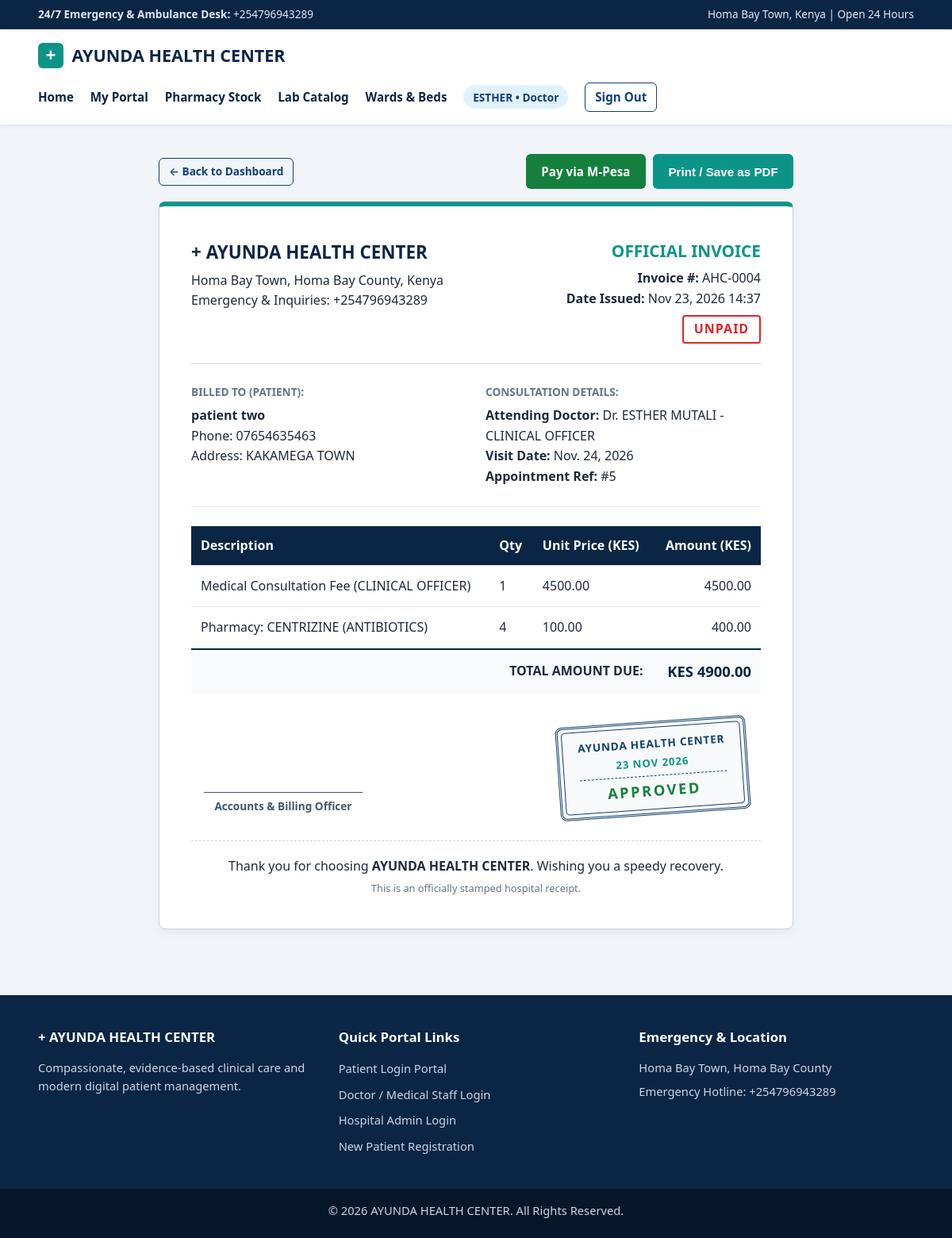
Page /invoice/4/ (signed in) on the committed database.
### accounts/models.py (models this page shows, shortened)
class User(AbstractUser):
    class Role(models.TextChoices):
        ADMIN = 'ADMIN', 'Admin'
        DOCTOR = 'DOCTOR', 'Doctor'
        PATIENT = 'PATIENT', 'Patient'
    role = models.CharField(
        max_length=15,
        choices=Role.choices,
        default=Role.PATIENT
    )
    phone_number = models.CharField(max_length=15, blank=True, null=True)

class PatientProfile(models.Model):
    user = models.OneToOneField(User, on_delete=models.CASCADE, related_name='patient_profile')
    date_of_birth = models.DateField(blank=True, null=True)
    blood_group = models.CharField(max_length=5, blank=True, null=True)
    emergency_contact = models.CharField(max_length=15, blank=True, null=True)
    address = models.TextField(blank=True, null=True)
    is_approved = models.BooleanField(default=False)

class DoctorProfile(models.Model):
    user = models.OneToOneField(User, on_delete=models.CASCADE, related_name='doctor_profile')
    specialization = models.CharField(max_length=100)
    license_number = models.CharField(max_length=50, unique=True)
    consultation_fee = models.DecimalField(max_digits=10, decimal_places=2, default=0.00)
    is_approved = models.BooleanField(default=True)
    def __str__(self):
        return f"Dr. {self.user.get_full_name() or self.user.username} - {self.specialization}"

### hospital/models.py (models this page shows, shortened)
class Bill(models.Model):
    appointment = models.OneToOneField(Appointment, on_delete=models.CASCADE, related_name='bill')
    consultation_fee = models.DecimalField(max_digits=10, decimal_places=2)
    medication_charges = models.DecimalField(max_digits=10, decimal_places=2, default=0.00)
    total_amount = models.DecimalField(max_digits=10, decimal_places=2)
    is_paid = models.BooleanField(default=False)
    mpesa_receipt_number = models.CharField(max_length=50, blank=True, null=True)
    mpesa_checkout_id = models.CharField(max_length=100, blank=True, null=True)
    mpesa_phone = models.CharField(max_length=15, blank=True, null=True)
    generated_at = models.DateTimeField(auto_now_add=True)

class Appointment(models.Model):
    class Status(models.TextChoices):
        PENDING = 'PENDING', 'Pending'
        APPROVED = 'APPROVED', 'Approved'
        COMPLETED = 'COMPLETED', 'Completed'
        CANCELLED = 'CANCELLED', 'Cancelled'
    patient = models.ForeignKey(PatientProfile, on_delete=models.CASCADE, related_name='appointments')
    doctor = models.ForeignKey(DoctorProfile, on_delete=models.CASCADE, related_name='appointments')
    appointment_date = models.DateField()
    time_slot = models.TimeField()
    symptoms = models.TextField()
    status = models.CharField(
        max_length=15,
        choices=Status.choices,
        default=Status.PENDING
    )
    created_at = models.DateTimeField(auto_now_add=True)
    class Meta:
        ordering = ['-appointment_date', '-time_slot']

class DispensedMedicine(models.Model):
    appointment = models.ForeignKey(Appointment, on_delete=models.CASCADE, related_name='dispensed_medicines')
    medicine = models.ForeignKey(Medicine, on_delete=models.PROTECT)
    quantity = models.PositiveIntegerField()
    subtotal = models.DecimalField(max_digits=10, decimal_places=2, editable=False)
    dispensed_at = models.DateTimeField(auto_now_add=True)

class Medicine(models.Model):
    name = models.CharField(max_length=150, unique=True)
    category = models.CharField(max_length=100, help_text="e.g., Antibiotic, Painkiller, Antimalarial")
    unit_price = models.DecimalField(max_digits=10, decimal_places=2)
    stock_quantity = models.PositiveIntegerField(default=0)
    expiry_date = models.DateField()
    updated_at = models.DateTimeField(auto_now=True)
    class Meta:
        ordering = ['name']

### hospital/extra_views.py (the view)
# urls.py: path('invoice/<int:bill_id>/', views.print_invoice, name='print_invoice'),
@login_required
def print_invoice(request, bill_id):
    bill = get_object_or_404(Bill, id=bill_id)
    appointment = bill.appointment
    is_owner = (request.user.role == User.Role.PATIENT and appointment.patient.user == request.user)
    is_doctor = (request.user.role == User.Role.DOCTOR and appointment.doctor.user == request.user)
    is_admin = (request.user.role == User.Role.ADMIN or request.user.is_superuser)
    if not (is_owner or is_doctor or is_admin):
        messages.error(request, 'You are not authorized to view this invoice.')
        return redirect('dashboard_redirect')
    dispensed_items = appointment.dispensed_medicines.all()
    lab_requests = appointment.lab_requests.all()
    pharmacy_total = sum(item.subtotal for item in dispensed_items)
    lab_total = sum(req.test.cost for req in lab_requests)
    other_med_charges = bill.medication_charges - (pharmacy_total + lab_total)
    return render(request, 'hospital/invoice_print.html', {
        'bill': bill,
        'appointment': appointment,
        'dispensed_items': dispensed_items,
        'lab_requests': lab_requests,
        'other_med_charges': other_med_charges if other_med_charges > 0 else 0,
        'stamp_date': timezone.now(),
    })

### templates/hospital/invoice_print.html (shortened to what this page needs)
{% extends 'base.html' %}
{% block content %}
<div class="no-print" style="max-width: 800px; margin: 0 auto 1rem; display: flex; justify-content: space-between; align-items: center; gap: 0.8rem; flex-wrap: wrap;">
    <a href="{% url 'dashboard_redirect' %}" class="btn btn-outline btn-sm">&larr; Back to Dashboard</a>
    <div style="display: flex; gap: 0.6rem;">
        {% if not bill.is_paid %}
            <a href="{% url 'initiate_mpesa_payment' bill.id %}" class="btn btn-success">Pay via M-Pesa</a>
        {% endif %}
        <button onclick="window.print()" class="btn btn-teal">Print / Save as PDF</button>
    </div>
</div>
<div class="invoice-sheet">
    <div class="invoice-header">
        <div>
            <h1 class="invoice-hospital-name">+ AYUNDA HEALTH CENTER</h1>
            <p>Homa Bay Town, Homa Bay County, Kenya</p>
            <p>Emergency & Inquiries: +254796943289</p>
        </div>
        <div class="invoice-meta">
            <h2>OFFICIAL INVOICE</h2>
            <p><strong>Invoice #:</strong> AHC-{{ bill.id|stringformat:"04d" }}</p>
            <p><strong>Date Issued:</strong> {{ bill.generated_at|date:"M d, Y H:i" }}</p>
            <div style="margin-top: 0.5rem;">
                {% if bill.is_paid %}
                    <span class="stamp-paid">PAID</span>
                    {% if bill.mpesa_receipt_number %}
                        <p style="font-size: 0.85rem; color: #15803d; margin-top: 0.3rem;"><strong>M-Pesa Ref:</strong> {{ bill.mpesa_receipt_number }}</p>
                    {% endif %}
                {% else %}
                    <span class="stamp-unpaid">UNPAID</span>
                {% endif %}
            </div>
        </div>
    </div>
    <div class="invoice-parties">
        <div>
            <h4>Billed To (Patient):</h4>
            <p><strong>{{ appointment.patient.user.get_full_name|default:appointment.patient.user.username }}</strong></p>
            <p>Phone: {{ appointment.patient.user.phone_number|default:"N/A" }}</p>
            <p>Address: {{ appointment.patient.address|default:"N/A" }}</p>
        </div>
        <div>
            <h4>Consultation Details:</h4>
            <p><strong>Attending Doctor:</strong> {{ appointment.doctor }}</p>
            <p><strong>Visit Date:</strong> {{ appointment.appointment_date }}</p>
            <p><strong>Appointment Ref:</strong> #{{ appointment.id }}</p>
        </div>
    </div>
    <table class="invoice-table">
        <thead>
            <tr>
                <th>Description</th>
                <th>Qty</th>
                <th>Unit Price (KES)</th>
                <th style="text-align: right;">Amount (KES)</th>
            </tr>
        </thead>
        <tbody>
            <tr>
                <td>Medical Consultation Fee ({{ appointment.doctor.specialization }})</td>
                <td>1</td>
                <td>{{ bill.consultation_fee }}</td>
                <td style="text-align: right;">{{ bill.consultation_fee }}</td>
            </tr>
            {% for item in dispensed_items %}
            <tr>
                <td>Pharmacy: {{ item.medicine.name }} ({{ item.medicine.category }})</td>
                <td>{{ item.quantity }}</td>
                <td>{{ item.medicine.unit_price }}</td>
                <td style="text-align: right;">{{ item.subtotal }}</td>
            </tr>
            {% endfor %}
        </tbody>
        <tfoot>
            <tr>
                <td colspan="3" style="text-align: right;"><strong>TOTAL AMOUNT DUE:</strong></td>
                <td style="text-align: right;"><strong style="font-size: 1.15rem; color: #0b2545;">KES {{ bill.total_amount }}</strong></td>
            </tr>
        </tfoot>
    </table>
    <div class="invoice-stamp-row">
        <div class="signature-box">
            <div class="sig-line"></div>
            <p>Accounts & Billing Officer</p>
        </div>
        <div class="official-hospital-stamp">
            <div class="stamp-inner">
                <span class="stamp-org">AYUNDA HEALTH CENTER</span>
                <span class="stamp-date">{{ stamp_date|date:"d M Y" }}</span>
                <span class="stamp-msg">APPROVED</span>
            </div>
        </div>
    </div>
    <div class="invoice-footer">
        <p>Thank you for choosing <strong>AYUNDA HEALTH CENTER</strong>. Wishing you a speedy recovery.</p>
        <p style="font-size: 0.8rem; color: #64748b; margin-top: 0.3rem;">This is an officially stamped hospital receipt.</p>
    </div>
</div>
{% endblock %}

### templates/base.html (shortened to what this page needs)
{% load static %}
<!DOCTYPE html>
<html lang="en">
<head>
    <link rel="stylesheet" href="{% static 'css/style.css' %}?v=3">
    <link rel="stylesheet" href="{% static 'css/footer.css' %}?v=2">
</head>
<body>
    <div class="top-medical-bar">
        <div class="container top-bar-content">
            <span><strong>24/7 Emergency & Ambulance Desk:</strong> +254796943289</span>
            <span>Homa Bay Town, Kenya | Open 24 Hours</span>
        </div>
    </div>
    <header class="navbar">
        <div class="container nav-content">
            <a href="{% url 'home' %}" class="brand">
                <span class="medical-cross">+</span>
                <span>AYUNDA HEALTH CENTER</span>
            </a>
            <ul class="nav-links">
                <li><a href="{% url 'home' %}">Home</a></li>
                {% if user.is_authenticated %}
                    <li><a href="{% url 'dashboard_redirect' %}">My Portal</a></li>
                    {% if user.role == 'ADMIN' or user.role == 'DOCTOR' or user.is_superuser %}
                        <li><a href="{% url 'pharmacy_inventory' %}">Pharmacy Stock</a></li>
                        <li><a href="{% url 'lab_catalog' %}">Lab Catalog</a></li>
                        <li><a href="{% url 'ward_management' %}">Wards & Beds</a></li>
                    {% endif %}
                    <li><span class="user-badge">{{ user.username }} &bull; {{ user.get_role_display }}</span></li>
                    <li><a href="{% url 'logout' %}" class="btn btn-outline btn-sm">Sign Out</a></li>
                {% else %}
                    <li><a href="{% url 'patient_login' %}">Patient Login</a></li>
                    <li><a href="{% url 'doctor_login' %}">Doctor Login</a></li>
                    <li><a href="{% url 'admin_login' %}">Admin Login</a></li>
                    <li><a href="{% url 'register_patient' %}" class="btn btn-teal">Register</a></li>
                {% endif %}
            </ul>
        </div>
    </header>
    <main class="container main-content">
        {% block content %}{% endblock %}
    </main>
    <footer class="footer">
        <div class="container footer-grid">
            <div>
                <h4>+ AYUNDA HEALTH CENTER</h4>
                <p>Compassionate, evidence-based clinical care and modern digital patient management.</p>
            </div>
            <div>
                <h4>Quick Portal Links</h4>
                <ul class="footer-links">
                    <li><a href="{% url 'patient_login' %}">Patient Login Portal</a></li>
                    <li><a href="{% url 'doctor_login' %}">Doctor / Medical Staff Login</a></li>
                    <li><a href="{% url 'admin_login' %}">Hospital Admin Login</a></li>
                    <li><a href="{% url 'register_patient' %}">New Patient Registration</a></li>
                </ul>
            </div>
            <div>
                <h4>Emergency & Location</h4>
                <p>Homa Bay Town, Homa Bay County</p>
                <p>Emergency Hotline: +254796943289</p>
            </div>
        </div>
        <div class="footer-bottom">
            <p>&copy; 2026 AYUNDA HEALTH CENTER. All Rights Reserved.</p>
        </div>
    </footer>
</body>
</html>

### static/css/style.css (style rules this page uses)
:root { --navy-dark: #0b2545; --navy-primary: #134074; --teal-primary: #0d9488; --teal-dark: #0f766e; --teal-light: #ccfbf1; --bg-clinical: #f1f5f9; --surface-white: #ffffff; --text-main: #1e293b; --text-muted: #64748b; --border-subtle: #e2e8f0; }
* { box-sizing: border-box; margin: 0; padding: 0; }
body { font-family: 'Segoe UI', system-ui, -apple-system, sans-serif; background-color: var(--bg-clinical); color: var(--text-main); line-height: 1.6; display: flex; flex-direction: column; min-height: 100vh; }
.container { width: 92%; max-width: 1200px; margin: 0 auto; }
.top-medical-bar { background-color: #0b2545; color: #e2e8f0; font-size: 0.85rem; padding: 0.45rem 0; border-bottom: 1px solid rgba(255, 255, 255, 0.1); }
.top-bar-content { display: flex; justify-content: space-between; align-items: center; flex-wrap: wrap; gap: 0.5rem; }
.navbar { background-color: #ffffff; padding: 1rem 0; border-bottom: 2px solid #e2e8f0; box-shadow: 0 2px 6px rgba(15, 23, 42, 0.04); position: sticky; top: 0; z-index: 100; }
.nav-content { display: flex; justify-content: space-between; align-items: center; flex-wrap: wrap; gap: 1rem; }
.brand { display: flex; align-items: center; gap: 0.65rem; font-size: 1.35rem; font-weight: 800; color: #0b2545; text-decoration: none; }
.medical-cross { display: inline-flex; align-items: center; justify-content: center; width: 32px; height: 32px; background-color: #0d9488; color: #ffffff; border-radius: 6px; font-size: 1.4rem; font-weight: 900; line-height: 1; }
.nav-links { list-style: none; display: flex; align-items: center; gap: 1.3rem; flex-wrap: wrap; }
.nav-links a { color: #0b2545; text-decoration: none; font-weight: 600; font-size: 0.95rem; }
.user-badge { background-color: #e0f2fe; color: #134074; padding: 0.35rem 0.75rem; border-radius: 20px; font-size: 0.85rem; font-weight: 600; }
.main-content { flex: 1; padding: 2.2rem 0; }
.btn { display: inline-block; padding: 0.6rem 1.2rem; border-radius: 6px; text-decoration: none; font-weight: 600; border: none; cursor: pointer; font-size: 0.95rem; transition: all 0.2s ease; }
.btn-sm { padding: 0.35rem 0.75rem; font-size: 0.85rem; }
.btn-teal, .btn-primary { background-color: #0d9488; color: #ffffff !important; }
.btn-success { background-color: #15803d; color: #ffffff !important; }
.btn-outline { border: 1.5px solid #134074; color: #134074 !important; background: transparent; }
table { width: 100%; border-collapse: collapse; margin-top: 0.5rem; }
th, td { padding: 0.9rem; text-align: left; border-bottom: 1px solid #e2e8f0; }
th { background-color: #f8fafc; font-weight: 700; color: #0b2545; }

### rows in the picture
User: username "ESTHER", role "Doctor"
Bill: id "0004", generated_at "Nov 23, 2026 14:37", consultation_fee "4500.00", total_amount "4900.00"
Appointment: patient.user.get_full_name "patient two", patient.user.phone_number "07654635463", patient.address "KAKAMEGA TOWN", doctor "Dr. ESTHER MUTALI - CLINICAL OFFICER", appointment_date "Nov. 24, 2026", id "5", doctor.specialization "CLINICAL OFFICER"
DispensedMedicine: medicine.name "CENTRIZINE", medicine.category "ANTIBIOTICS", quantity "4", medicine.unit_price "100.00", subtotal "400.00"
